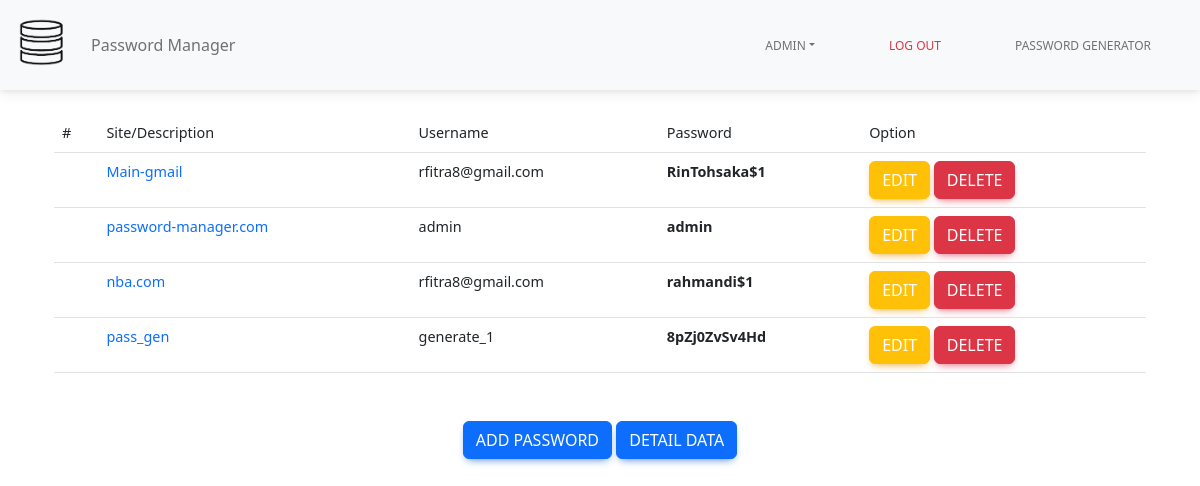
The page / (signed in) on the database its author committed.
### tables this page shows
CREATE TABLE "content" (
	"id"	INTEGER,
	"password_site"	TEXT,
	"site"	TEXT,
	"username_site"	TEXT,
	"user_id"	INTEGER,
	PRIMARY KEY("id" AUTOINCREMENT),
	FOREIGN KEY("user_id") REFERENCES "users"("id")
);

### controller/home.py (the view)
@home.route('/', methods=['POST', 'GET'])
def index():
    id = session.get('id')
    if id is None:
        return redirect(url_for('auth.login'))
    content = list_all_content(id)
    return render_template('index.html', id=id, content=content)

### db.py (called while the page is built)
def db_connection():
    db = getattr(g, '_database', None)
    if db is None:
        db = g._database = sqlite3.connect(DATABASE)
        return db

### services/home.py (called while the page is built)
def list_all_content(id):
    db = db_connection()
    cur = db.cursor()
    sql = 'SELECT * FROM content WHERE user_id = %s' % id
    cur.execute(sql)
    content = cur.fetchall()
    cur.close()
    db.close()
    return content

### templates/index.html (shortened to what this page needs)
{% extends 'base.html' %}  {% block body %}
<div class="container mt-4">
  <div class="container">
    <table class="table">
      <thead>
        <tr>
          <th>#</th>
          <th>Site/Description</th>
          <th>Username</th>
          <th>Password</th>
          <th>Option</th>
        </tr>
      </thead>
      <tbody id="parentDiv">
        {% for x in content %}
        <tr class="p po">
          <td></td>
          <td> <a href="https://{{x[2]}}/" style="text-decoration: none;">{{x[2]}}</a> </td>
          <td>{{x[3]}}</td>
          <td><strong>{{x[1]}}</strong></td>
          <td>
            <div id="parentDiv">
              <button class="btn btn-warning" id="edit"> <a href="{{ url_for('home.edit', id=x[0]) }}"
                  style="text-decoration: none; color:white;">Edit</a>
              </button>
              <button type="button" class="btn btn-danger" data-bs-toggle="modal" data-bs-target="#exampleModal">
                Delete
              </button>
            </div>
          </td>
        </tr>
        {% endfor %}
      </tbody>
    </table>
  </div>
  <div class="mt-5">
    <div class="button-account text-center">
      <button class="btn btn-primary">
        <a href="/add-pass" class="" style="text-decoration: none; color: white">Add Password</a>
      </button>
      <a href="{{ url_for('home.data', id=id) }}" class="btn btn-primary">Detail data</a>
    </div>
  </div>
</div>
{% endblock %}

### templates/base.html (shortened to what this page needs)
<!DOCTYPE html>
<html lang="en">
<head>
  <link rel="stylesheet" href="{{ url_for('static', filename='css/mdb.min.css') }}" />
  <link rel="stylesheet" href="{{ url_for('static', filename='style.css') }}" />
  <link rel="stylesheet" href="https://cdn.jsdelivr.net/npm/bootstrap@5.2.0/dist/css/bootstrap.min.css
    " />
</head>
<body class="bg-$blue bg-gradient">
  <nav class="navbar navbar-expand-lg navbar-light bg-light">
    <div class="container-fluid">
      <a class="navbar-brand me-2" href="{{ url_for('home.index') }}">
        <img src="{{ url_for('static', filename='/logo1-background.png') }}" height="65" alt="MDB Logo" loading="lazy"
          style="margin-top: -1px" />
      </a>
      <div class="collapse navbar-collapse" id="navbarButtonsExample">
        <ul class="navbar-nav me-auto mb-2 mb-lg-0">
          <li class="nav-item">
            <a class="nav-link" href="#">Password Manager</a>
          </li>
        </ul>
        {% if session.get('username') == None %}
        <div class="d-flex align-items-center">
          <button type="button" class="btn btn-link px-3 me-2" style="text-decoration: none"><a href="/login">Login</a>
          </button>
          <button class="btn btn-primary me-3">
            <a href="/gen" style="text-decoration: none; color: white">Password Generator</a>
          </button>
          <button type="button" class="btn btn-primary me-3">
            <a href="/signup" class="fix-link">Sign up for free</a>
          </button>
        </div>
        {% else %}
        <div class="d-flex align-items-center">
          <ul class="nav nav-pills">
            <li class="nav-item dropdown">
              <a class="nav-link dropdown-toggle" data-bs-toggle="dropdown" href="#" role="button"
                aria-expanded="false">{{session.get('username')}}</a>
            </li>
            <li class="nav-item">
              <a class="nav-link text-danger" href="/logout">Log Out</a>
            </li>
            <li class="nav-item">
              <a class="nav-link" href="/gen">Password Generator</a>
            </li>
          </ul>
        </div>
        {% endif %}
      </div>
    </div>
  </nav>
  {% block body %} {% endblock %}
</body>
</html>

### rows shown on the page
content: site "Main-gmail", username_site "rfitra8@gmail.com", password_site "RinTohsaka$1"
content: site "password-manager.com", username_site "admin", password_site "admin"
content: site "nba.com", username_site "rfitra8@gmail.com", password_site "rahmandi$1"
content: site "pass_gen", username_site "generate_1", password_site "8pZj0ZvSv4Hd"

### other values the page prints
{{ session.get('username') }} "ADMIN"
